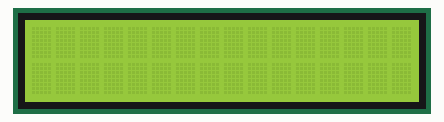
Simulated run of this sketch. Board: Arduino Uno, built with avr-gcc and run on an emulated ATmega328P. Parts: 16×2 character LCD.

Above: at 0.1 s.
At 0.6 s:
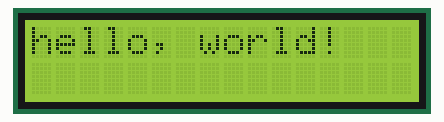

The sketch:

sketch_nov21b.ino
```cpp
#include <LiquidCrystal.h>
const int rs = 8, en = 9, d4 = 4, d5 = 5, d6 = 6, d7 = 7;
LiquidCrystal lcd(rs, en, d4, d5, d6, d7);


void setup() {
  // set up the LCD's number of columns and rows:
  lcd.begin(16, 2);
  // Print a message to the LCD.
  lcd.print("hello, world!");
}

void loop() {
  // Turn off the display:
  lcd.noDisplay();
  delay(500);
  // Turn on the display:
  lcd.display();
  delay(500);
}
```

Measured:
- what the display in image 1 shows lasts 0.5 s, from 0.6 s to 1.1 s
